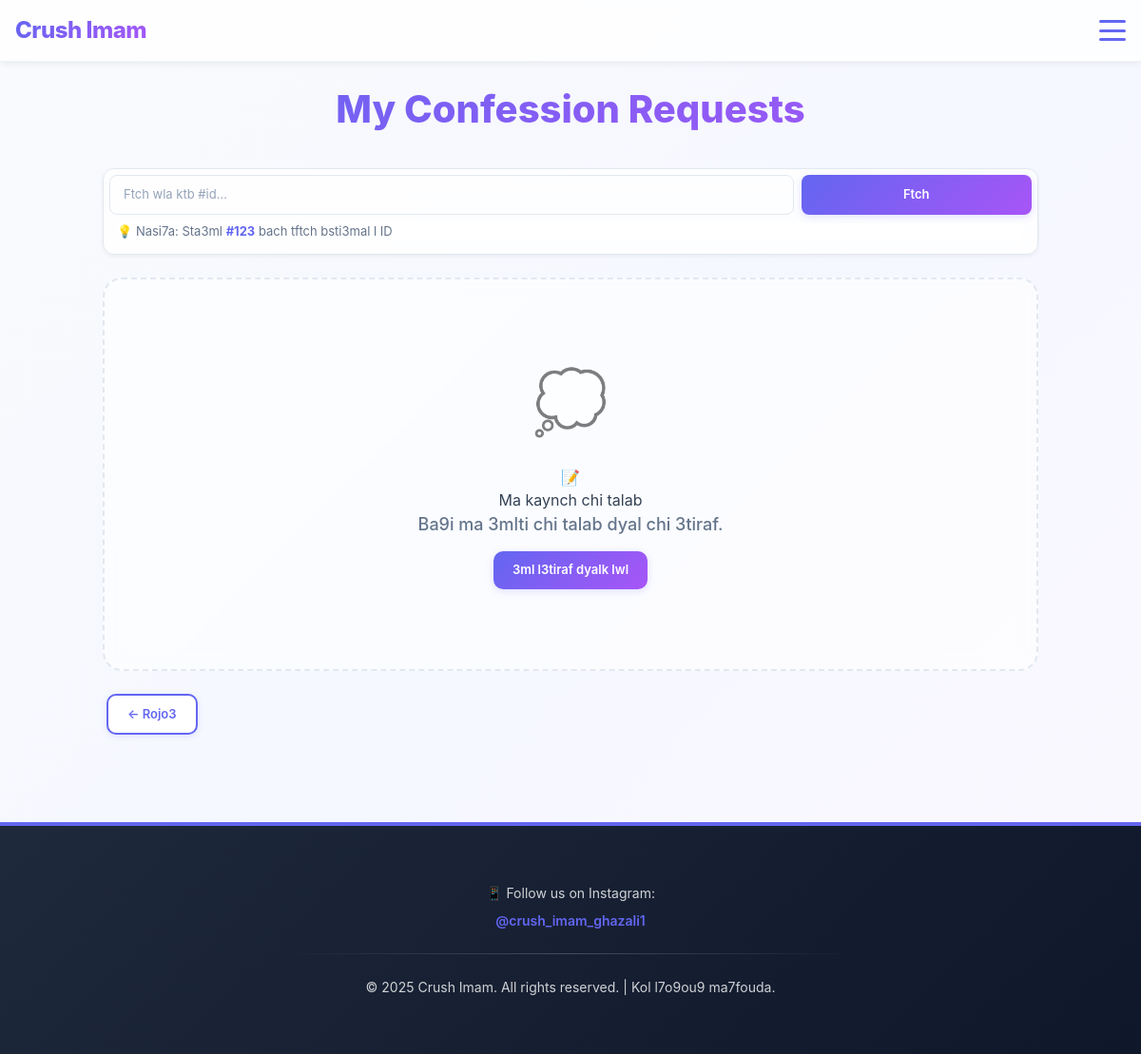
The page /my-requests/ (signed in) on the database as committed earlier.
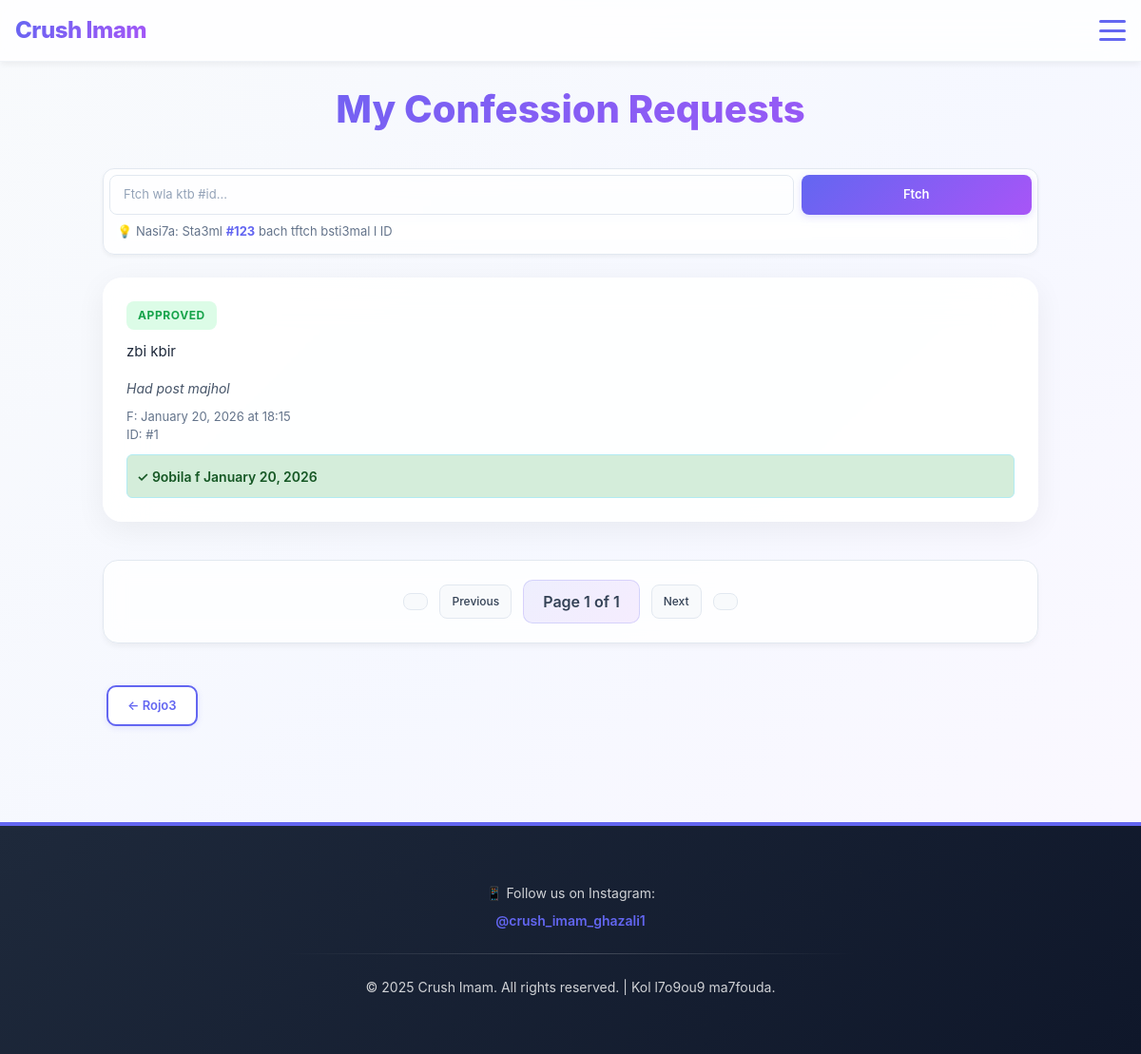
The same page on the database as committed later.
### confessions/models.py (models this page shows, shortened)
class ConfessionRequest(models.Model):
    STATUS_CHOICES = [
        ('pending', 'Pending'),
        ('approved', 'Approved'),
        ('rejected', 'Rejected'),
        ('cancelled', 'Cancelled'),
    ]
    text = models.TextField()
    submitted_by = models.ForeignKey(User, on_delete=models.CASCADE, related_name='confession_requests')
    anonymous = models.BooleanField(default=True)
    status = models.CharField(max_length=10, choices=STATUS_CHOICES, default='pending')
    submitted_at = models.DateTimeField(auto_now_add=True)
    reviewed_at = models.DateTimeField(null=True, blank=True)
    reviewed_by = models.ForeignKey(User, on_delete=models.SET_NULL, null=True, blank=True, related_name='reviewed_confession_requests')
    rejection_reason = models.TextField(blank=True, null=True)
    class Meta:
        ordering = ['-submitted_at']

### confessions/views.py (the view, shortened to what this page needs)
# urls.py: path('my-requests/', views.my_confession_requests, name='my_confession_requests'),
@login_required
def my_confession_requests(request):
    qs = ConfessionRequest.objects.filter(submitted_by=request.user).order_by('-submitted_at')
    search_query = request.GET.get('q', '').strip()
    paginator = Paginator(qs, 10)
    page = request.GET.get('page')
    try:
        requests = paginator.page(page)
    except PageNotAnInteger:
        requests = paginator.page(1)
    except EmptyPage:
        requests = paginator.page(paginator.num_pages)
    return render(request, 'confessions/my_confession_requests.html', {'requests': requests, 'paginator': paginator})

### templates/confessions/my_confession_requests.html (shortened to what this page needs)
{% extends 'crushimam/base.html' %}
{% block content %}
<div class="container">
    <div class="account-wrapper">
        <h1>My Confession Requests</h1>
        <div class="search-container">
            <form method="get" class="search-bar">
                <input type="text" name="q" class="search-input" placeholder="Ftch wla ktb #id..." value="{{ search_query }}">
                <button type="submit" class="search-btn">Ftch</button>
            </form>
            <p class="search-tip">💡 Nasi7a: Sta3ml <strong>#123</strong> bach tftch bsti3mal l ID</p>
        </div>
        {% if requests %}
            <div class="requests-list">
                {% for request in requests %}
                    <div class="account-card">
                        <div style="display: flex; justify-content: space-between; align-items: flex-start; flex-wrap: wrap; gap: 10px;">
                            <div>
                                <span class="status-badge status-{{ request.status }}">{{ request.get_status_display|upper }}</span>
                            </div>
                        </div>
                        <p>{{ request.text }}</p>
                        <div class="account-meta">
                            {% if request.anonymous %}
                                <p><em>Had post majhol</em></p>
                            {% else %}
                                <p><em>Had post b ismk</em></p>
                            {% endif %}
                            F: {{ request.submitted_at|date:"F d, Y \a\t H:i" }}
                            <p>ID: #{{ request.id }}</p>
                        </div>
                        {% if request.status == 'approved' %}
                            <div style="margin-top: 10px; background: #d4edda; padding: 10px; border-radius: 6px; color: #155724;">
                                <small>✓ 9obila f {{ request.reviewed_at|date:"F d, Y" }}</small>
                            </div>
                        {% endif %}
                    </div>
                {% endfor %}
            </div>
            <div class="pagination-wrapper">
                <nav class="pagination">
                    {% if requests.has_previous %}
                        <a href="?page=1" class="page-link first" title="First Page"></a>
                        <a href="?page={{ requests.previous_page_number }}" class="page-link">Previous</a>
                    {% else %}
                        <span class="page-link disabled"></span>
                        <span class="page-link disabled">Previous</span>
                    {% endif %}
                    <span class="page-info">
                        Page {{ requests.number }} of {{ paginator.num_pages }}
                    </span>
                    {% if requests.has_next %}
                        <a href="?page={{ requests.next_page_number }}" class="page-link">Next</a>
                        <a href="?page={{ paginator.num_pages }}" class="page-link last" title="Last Page"></a>
                    {% else %}
                        <span class="page-link disabled">Next</span>
                        <span class="page-link disabled"></span>
                    {% endif %}
                </nav>
            </div>
        {% else %}
            <div class="empty-state">
                <div class="empty-state-icon">📝</div>
                <h3>Ma kaynch chi talab</h3>
                <p>Ba9i ma 3mlti chi talab dyal chi 3tiraf.</p>
                <a href="{% url 'confession_request' %}" class="btn btn-primary" style="margin-top: 15px;">3ml l3tiraf dyalk lwl</a>
            </div>
        {% endif %}
        <div style="margin-top: 20px;">
            <a href="{% url 'confessions_list' %}" class="btn btn-secondary">← Rojo3</a>
        </div>
    </div>
</div>
{% endblock %}

Rows that differ between the two databases and show on the page:
added ConfessionRequest: status "APPROVED", text "zbi kbir", anonymous "Had post majhol", submitted_at "January 20, 2026 at 18:15", id "1", reviewed_at "January 20, 2026"
Other text that changed with them:
{{ requests.number }}: (not shown) → "1"
{{ paginator.num_pages }}: (not shown) → "1"
text no longer shown: "📝 Ma kaynch chi talab Ba9i ma 3mlti chi talab dyal chi 3tiraf. 3ml l3tiraf dyalk lwl"
text now shown: "Previous Page of Next"
